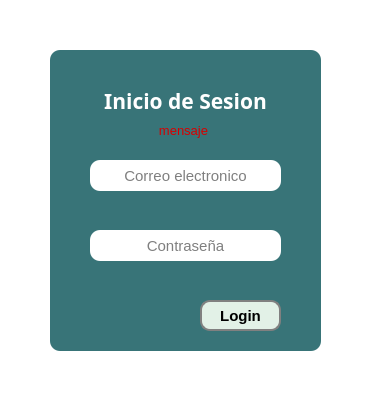
<?xml version="1.0" encoding="UTF-8"?>
<ui version="4.0">
 <class>Dialog</class>
 <widget class="QDialog" name="Dialog">
  <property name="enabled">
   <bool>true</bool>
  </property>
  <property name="geometry">
   <rect>
    <x>0</x>
    <y>0</y>
    <width>379</width>
    <height>403</height>
   </rect>
  </property>
  <property name="windowTitle">
   <string>Login</string>
  </property>
  <property name="styleSheet">
   <string notr="true">background-color: #FFFFFFFF;</string>
  </property>
  <widget class="QFrame" name="frameLogin">
   <property name="geometry">
    <rect>
     <x>50</x>
     <y>50</y>
     <width>271</width>
     <height>301</height>
    </rect>
   </property>
   <property name="tabletTracking">
    <bool>false</bool>
   </property>
   <property name="styleSheet">
    <string notr="true">background-color: #387478;
border-radius:10px</string>
   </property>
   <widget class="QLabel" name="lbInicioDeSesion">
    <property name="geometry">
     <rect>
      <x>40</x>
      <y>30</y>
      <width>191</width>
      <height>41</height>
     </rect>
    </property>
    <property name="font">
     <font>
      <family>Arial Black</family>
      <pointsize>16</pointsize>
      <bold>true</bold>
     </font>
    </property>
    <property name="styleSheet">
     <string notr="true">color: rgb(255, 255, 255);</string>
    </property>
    <property name="text">
     <string>Inicio de Sesion</string>
    </property>
    <property name="alignment">
     <set>Qt::AlignCenter</set>
    </property>
   </widget>
   <widget class="QLineEdit" name="entryCorreo">
    <property name="geometry">
     <rect>
      <x>40</x>
      <y>110</y>
      <width>191</width>
      <height>31</height>
     </rect>
    </property>
    <property name="font">
     <font>
      <family>Arial</family>
      <pointsize>11</pointsize>
     </font>
    </property>
    <property name="autoFillBackground">
     <bool>false</bool>
    </property>
    <property name="styleSheet">
     <string notr="true">background-color: rgb(255, 255, 255);</string>
    </property>
    <property name="alignment">
     <set>Qt::AlignCenter</set>
    </property>
    <property name="placeholderText">
     <string>Correo electronico</string>
    </property>
   </widget>
   <widget class="QLineEdit" name="entryContrasena">
    <property name="geometry">
     <rect>
      <x>40</x>
      <y>180</y>
      <width>191</width>
      <height>31</height>
     </rect>
    </property>
    <property name="font">
     <font>
      <family>Arial</family>
      <pointsize>11</pointsize>
     </font>
    </property>
    <property name="styleSheet">
     <string notr="true">background-color: rgb(255, 255, 255);</string>
    </property>
    <property name="echoMode">
     <enum>QLineEdit::Password</enum>
    </property>
    <property name="alignment">
     <set>Qt::AlignCenter</set>
    </property>
    <property name="placeholderText">
     <string>Contraseña</string>
    </property>
   </widget>
   <widget class="QPushButton" name="btnLogin">
    <property name="geometry">
     <rect>
      <x>150</x>
      <y>250</y>
      <width>81</width>
      <height>31</height>
     </rect>
    </property>
    <property name="font">
     <font>
      <family>Arial</family>
      <pointsize>11</pointsize>
      <bold>true</bold>
     </font>
    </property>
    <property name="cursor">
     <cursorShape>PointingHandCursor</cursorShape>
    </property>
    <property name="styleSheet">
     <string notr="true">background-color: #E2F1E7;
border: 2px solid grey;
padding: 5px;</string>
    </property>
    <property name="text">
     <string>Login</string>
    </property>
    <property name="autoDefault">
     <bool>true</bool>
    </property>
    <property name="default">
     <bool>false</bool>
    </property>
    <property name="flat">
     <bool>false</bool>
    </property>
   </widget>
   <widget class="QLabel" name="lbMensaje">
    <property name="geometry">
     <rect>
      <x>48</x>
      <y>70</y>
      <width>171</width>
      <height>20</height>
     </rect>
    </property>
    <property name="font">
     <font>
      <family>Arial</family>
      <pointsize>10</pointsize>
     </font>
    </property>
    <property name="styleSheet">
     <string notr="true">color: rgb(214, 0, 0);</string>
    </property>
    <property name="text">
     <string>mensaje</string>
    </property>
    <property name="alignment">
     <set>Qt::AlignCenter</set>
    </property>
   </widget>
  </widget>
 </widget>
 <resources/>
 <connections/>
</ui>
